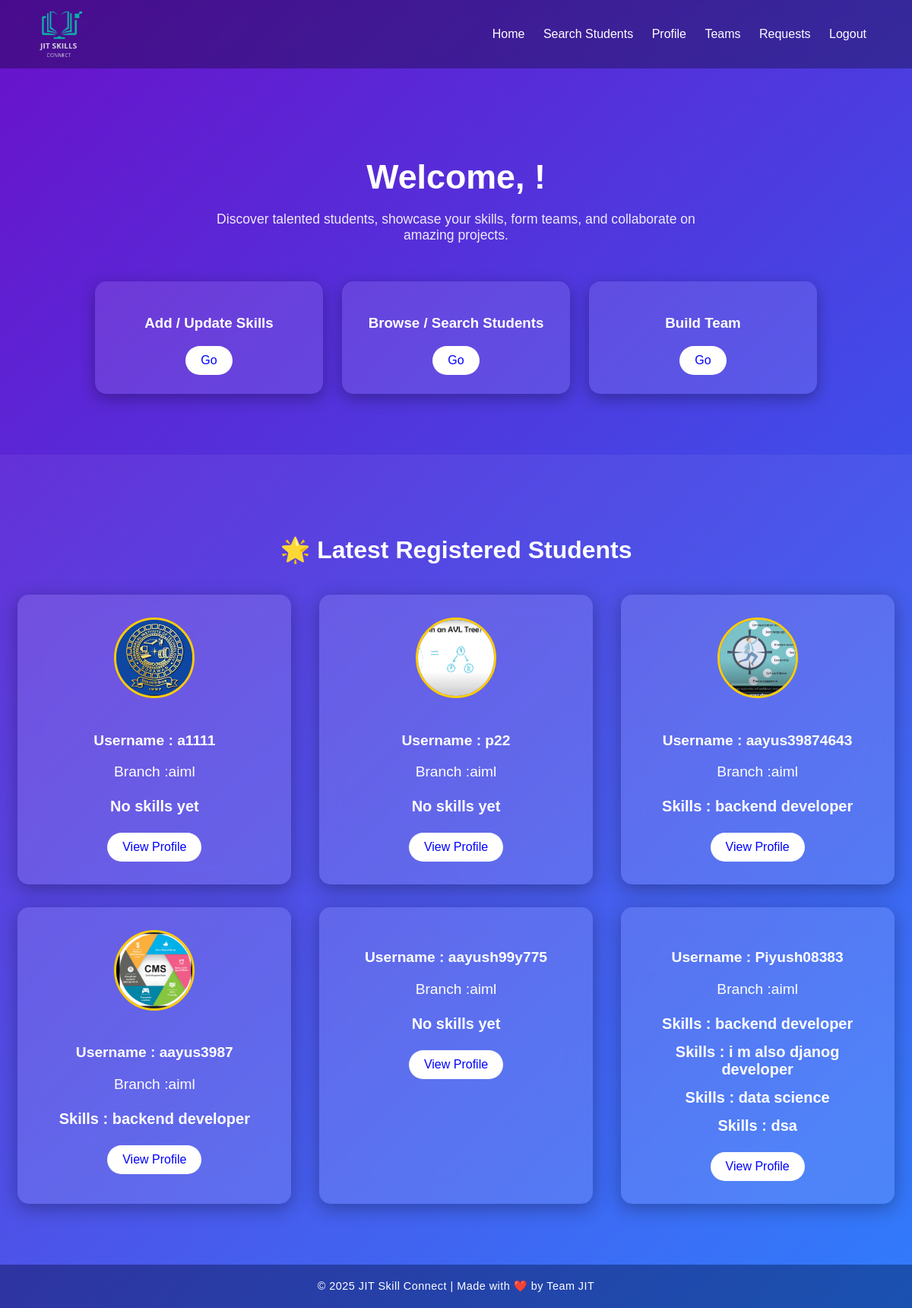
Before: /dashboard/ with the older database file.
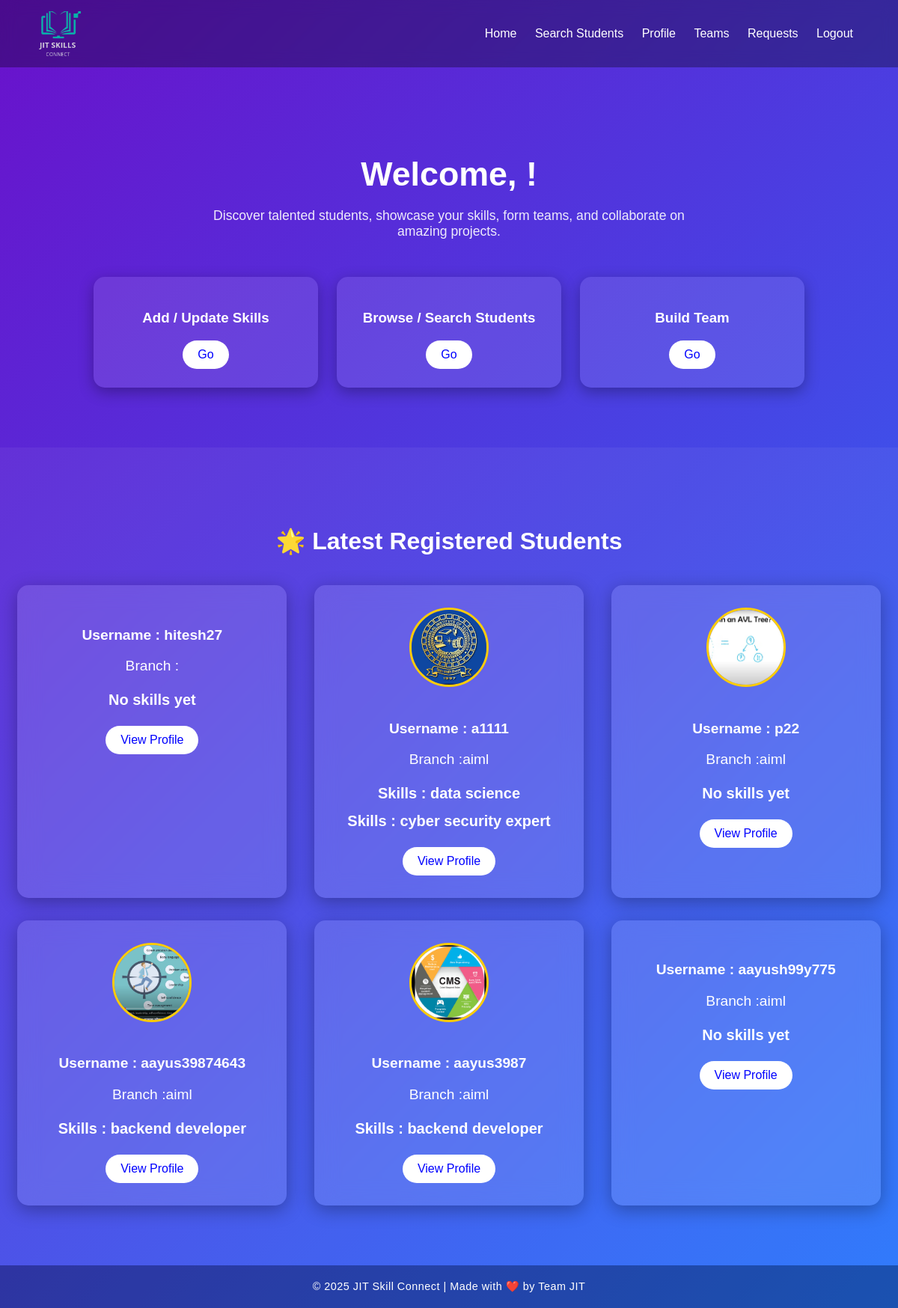
After: the same page with the newer database file.
### jit/models.py (models this page shows, shortened)
class StudentProfile(models.Model):
    user = models.OneToOneField(User, on_delete=models.CASCADE)
    branch = models.CharField(max_length=100)
    contact = models.CharField(max_length=15)
    skills = models.ManyToManyField(Skill, blank=True)
    languages = models.CharField(max_length=200, blank=True)  # e.g., Python, C++, Java
    achievements = models.TextField(blank=True)
    resume = models.FileField(upload_to='resumes/', blank=True, null=True)  # PDF resume
    profile_photo = models.ImageField(upload_to='profile_photos/', blank=True, null=True)

class Skill(models.Model):
    name = models.CharField(max_length=50, unique=True)

### jit/views.py (the view)
# urls.py: path('dashboard/', views.dashboard, name='dashboard'),
def dashboard(request):
    latest_students = StudentProfile.objects.order_by('-id')[:6]
    teams = Team.objects.all()  # Get all teams
    return render(request, 'dashboard.html', {'latest_students': latest_students,'teams': teams})

### jit/templates/dashboard.html (shortened to what this page needs)
<!DOCTYPE html>
<html lang="en">
{% load static %}
<head>
    <link rel="stylesheet" href="{% static 'css/dashboard.css' %}">
</head>
<body>
    <nav class="navbar">
<img src="{% static 'images/new_logo.png' %}" alt="no imag ">
        <div class="nav-links">
            <a href="{% url 'dashboard' %}">Home</a>
            <a href="{% url 'search_students' %}">Search Students</a>
            <a href="{% url 'my_profile' %}">Profile</a>
            <a href="{% url 'my_teams' %}">Teams</a>
            <a href="{% url 'invitations_list' %}">Requests</a>
            <a href="{% url 'logout' %}">Logout</a>
        </div>
    </nav>
    <section id="hero">
        <h1>Welcome, {{ request.user.username }}!</h1>
        <p>
            Discover talented students, showcase your skills, form teams, and collaborate on amazing projects.
        </p>
        <div class="feature-cards">
            <div class="card">
                <h3>Add / Update Skills</h3>
                <a href="{% url 'add_skills' %}" class="btn btn-register">Go</a>
            </div>
            <div class="card">
                <h3>Browse / Search Students</h3>
                <a href="{% url 'search_students' %}" class="btn btn-register">Go</a>
            </div>
            <div class="card">
                <h3>Build Team</h3>
                <a href="{% url 'my_teams' %}" class="btn btn-register">Go</a>
            </div>
        </div>
    </section>
    <section id="featured">
        <h2>🌟 Latest Registered Students</h2>
        <div class="feature-cards students-grid">
            {% for student in latest_students %}
                <div class="student-card">
                    {% if student.profile_photo %}
                        <img src="{{ student.profile_photo.url }}" alt="{{ student.user.username }}">
                    {% endif %}
                    <h4>Username : {{ student.user.username }}</h4>
                    <p class="branch"> Branch :{{ student.branch }}</p>
                    <p class="skills">
                        {% for skill in student.skills.all %}
                            <span> Skills : {{ skill.name }}</span>
                        {% empty %}
                            <span>No skills yet</span>
                        {% endfor %}
                    </p>
                    <a href="{% url 'profile_detail' student.id %}" class="btn btn-login">View Profile</a>
                </div>
            {% empty %}
                <p>No students registered yet.</p>
            {% endfor %}
        </div>
    </section>
    <footer>
        © 2025 JIT Skill Connect | Made with ❤️ by Team JIT
    </footer>
</body>
</html>

Changed rows visible on the page:
no longer on this page (row unchanged): StudentProfile: user.username "Piyush08383", branch "aiml", Skill (name "backend developer"), Skill (name "data science")
no longer on this page (row unchanged): Skill: name "i m also djanog developer", shown under "Piyush08383"
no longer on this page (row unchanged): Skill: name "dsa", shown under "Piyush08383"
added StudentProfile: user.username "hitesh27"
changed StudentProfile (number 2 of 6 on the later page): gains Skill (name "data science"); no longer shows "No skills yet"
added Skill: name "cyber security expert", shown under StudentProfile (number 2 of 6 on the later page)
